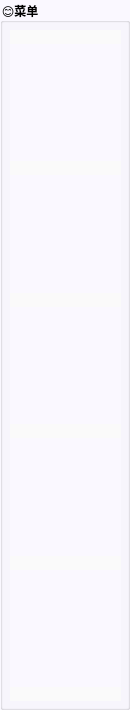
            <widget class="QGroupBox" name="groupBox_2">
             <property name="minimumSize">
              <size>
               <width>130</width>
               <height>0</height>
              </size>
             </property>
             <property name="font">
              <font>
               <family>微软雅黑</family>
               <weight>75</weight>
               <bold>true</bold>
              </font>
             </property>
             <property name="styleSheet">
              <string notr="true">background-color: rgb(250, 248, 255);</string>
             </property>
             <property name="title">
              <string>😊菜单</string>
             </property>
             <property name="flat">
              <bool>true</bool>
             </property>
             <property name="checkable">
              <bool>false</bool>
             </property>
             <widget class="QWidget" name="layoutWidget">
              <property name="geometry">
               <rect>
                <x>10</x>
                <y>30</y>
                <width>111</width>
                <height>671</height>
               </rect>
              </property>
              <layout class="QVBoxLayout" name="verticalLayout">
               <item>
                <widget class="QPushButton" name="ConnectBtn">
                 <property name="styleSheet">
                  <string notr="true">border-radius: 50px; 
background-color: rgb(250, 250, 250);
border-color: rgb(220, 213, 247);
</string>
                 </property>
                 <property name="text">
                  <string/>
                 </property>
                 <property name="icon">
                  <iconset resource="qrc.qrc">
                   <normaloff>:/png/image/connect3.png</normaloff>:/png/image/connect3.png</iconset>
                 </property>
                 <property name="iconSize">
                  <size>
                   <width>93</width>
                   <height>93</height>
                  </size>
                 </property>
                 <property name="flat">
                  <bool>true</bool>
                 </property>
                </widget>
               </item>
               <item>
                <spacer name="verticalSpacer">
                 <property name="orientation">
                  <enum>Qt::Vertical</enum>
                 </property>
                 <property name="sizeHint" stdset="0">
                  <size>
                   <width>20</width>
                   <height>40</height>
                  </size>
                 </property>
                </spacer>
               </item>
               <item>
                <widget class="QPushButton" name="FinishBtn">
                 <property name="styleSheet">
                  <string notr="true">background-color: rgb(250, 250, 250);
border-radius: 50px; 
border-color: rgb(220, 213, 247);
</string>
                 </property>
                 <property name="text">
                  <string/>
                 </property>
                 <property name="icon">
                  <iconset resource="qrc.qrc">
                   <normaloff>:/png/image/finish2.png</normaloff>:/png/image/finish2.png</iconset>
                 </property>
                 <property name="iconSize">
                  <size>
                   <width>90</width>
                   <height>90</height>
                  </size>
                 </property>
                 <property name="flat">
                  <bool>true</bool>
                 </property>
                </widget>
               </item>
               <item>
                <spacer name="verticalSpacer_2">
                 <property name="orientation">
                  <enum>Qt::Vertical</enum>
                 </property>
                 <property name="sizeHint" stdset="0">
                  <size>
                   <width>20</width>
                   <height>40</height>
                  </size>
                 </property>
                </spacer>
               </item>
               <item>
                <widget class="QPushButton" name="EngineStartBtn">
                 <property name="styleSheet">
                  <string notr="true">background-color: rgb(250, 250, 250);
border-radius: 50px; 
border-color: rgb(220, 213, 247);</string>
                 </property>
                 <property name="text">
                  <string/>
                 </property>
                 <property name="icon">
                  <iconset resource="qrc.qrc">
                   <normaloff>:/png/image/fanBlue.png</normaloff>:/png/image/fanBlue.png</iconset>
                 </property>
                 <property name="iconSize">
                  <size>
                   <width>80</width>
                   <height>80</height>
                  </size>
                 </property>
                 <property name="autoDefault">
                  <bool>false</bool>
                 </property>
                 <property name="default">
                  <bool>false</bool>
                 </property>
                 <property name="flat">
                  <bool>true</bool>
                 </property>
                </widget>
               </item>
               <item>
                <spacer name="verticalSpacer_3">
                 <property name="orientation">
                  <enum>Qt::Vertical</enum>
                 </property>
                 <property name="sizeHint" stdset="0">
                  <size>
                   <width>20</width>
                   <height>40</height>
                  </size>
                 </property>
                </spacer>
               </item>
               <item>
                <widget class="QPushButton" name="EngineStopBtn">
                 <property name="maximumSize">
                  <size>
                   <width>16666</width>
                   <height>16777215</height>
                  </size>
                 </property>
                 <property name="styleSheet">
                  <string notr="true">background-color: rgb(250, 250, 250);
border-radius: 50px; 
border-color: rgb(220, 213, 247);
</string>
                 </property>
                 <property name="text">
                  <string/>
                 </property>
                 <property name="icon">
                  <iconset resource="qrc.qrc">
                   <normaloff>:/png/image/fanStop.png</normaloff>:/png/image/fanStop.png</iconset>
                 </property>
                 <property name="iconSize">
                  <size>
                   <width>80</width>
                   <height>80</height>
                  </size>
                 </property>
                 <property name="autoDefault">
                  <bool>false</bool>
                 </property>
                 <property name="default">
                  <bool>false</bool>
                 </property>
                 <property name="flat">
                  <bool>true</bool>
                 </property>
                </widget>
               </item>
               <item>
                <spacer name="verticalSpacer_5">
                 <property name="orientation">
                  <enum>Qt::Vertical</enum>
                 </property>
                 <property name="sizeHint" stdset="0">
                  <size>
                   <width>20</width>
                   <height>40</height>
                  </size>
                 </property>
                </spacer>
               </item>
               <item>
                <widget class="QPushButton" name="pushButton_10">
                 <property name="minimumSize">
                  <size>
                   <width>0</width>
                   <height>0</height>
                  </size>
                 </property>
                 <property name="styleSheet">
                  <string notr="true">background-color: rgb(250, 250, 250);
border-radius: 50px; 
border-color: rgb(220, 213, 247);
</string>
                 </property>
                 <property name="text">
                  <string/>
                 </property>
                 <property name="icon">
                  <iconset resource="qrc.qrc">
                   <normaloff>:/png/image/processBlue.png</normaloff>:/png/image/processBlue.png</iconset>
                 </property>
                 <property name="iconSize">
                  <size>
                   <width>80</width>
                   <height>80</height>
                  </size>
                 </property>
                 <property name="checkable">
                  <bool>false</bool>
                 </property>
                 <property name="autoRepeat">
                  <bool>true</bool>
                 </property>
                 <property name="autoExclusive">
                  <bool>true</bool>
                 </property>
                 <property name="autoRepeatDelay">
                  <number>800</number>
                 </property>
                 <property name="autoDefault">
                  <bool>false</bool>
                 </property>
                 <property name="default">
                  <bool>false</bool>
                 </property>
                 <property name="flat">
                  <bool>true</bool>
                 </property>
                </widget>
               </item>
               <item>
                <spacer name="verticalSpacer_6">
                 <property name="orientation">
                  <enum>Qt::Vertical</enum>
                 </property>
                 <property name="sizeHint" stdset="0">
                  <size>
                   <width>20</width>
                   <height>40</height>
                  </size>
                 </property>
                </spacer>
               </item>
               <item>
                <widget class="QPushButton" name="pushButton_11">
                 <property name="minimumSize">
                  <size>
                   <width>0</width>
                   <height>0</height>
                  </size>
                 </property>
                 <property name="styleSheet">
                  <string notr="true">background-color: rgb(250, 250, 250);
border-radius: 50px; 
border-color: rgb(220, 213, 247);
</string>
                 </property>
                 <property name="text">
                  <string/>
                 </property>
                 <property name="icon">
                  <iconset resource="qrc.qrc">
                   <normaloff>:/png/image/process2.png</normaloff>:/png/image/process2.png</iconset>
                 </property>
                 <property name="iconSize">
                  <size>
                   <width>80</width>
                   <height>80</height>
                  </size>
                 </property>
                 <property name="flat">
                  <bool>true</bool>
                 </property>
                </widget>
               </item>
              </layout>
             </widget>
            </widget>
